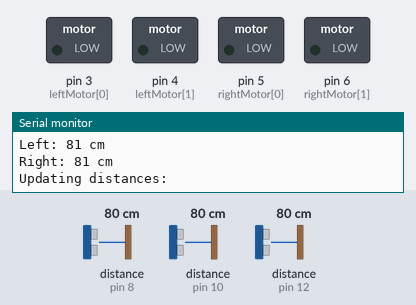
The sketch below on a simulated Arduino Uno, built with avr-gcc and run on an emulated ATmega328P. Shown: switched loads named in the sketch (green lamp = pin HIGH), the last lines printed to the serial monitor. Inputs (shaded band) come from the test bench; at power-on: distance to the obstacle (sensors on pin 8, pin 12, pin 10) 80 cm.

Above: at 4.2 s.
4.3 s: distance to the obstacle (sensor on pin 8) set to 84 cm
At 4.8 s:
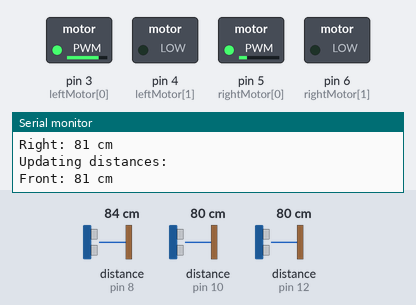
5.8 s: distance to the obstacle (sensor on pin 12) set to 120 cm
At 6.2 s:
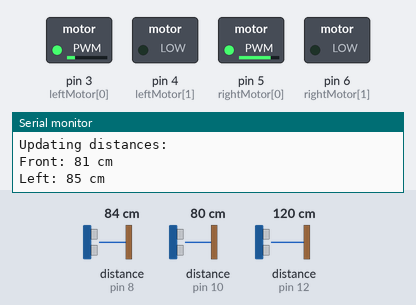
7.3 s: distance to the obstacle (sensor on pin 10) set to 250 cm
At 8.3 s:
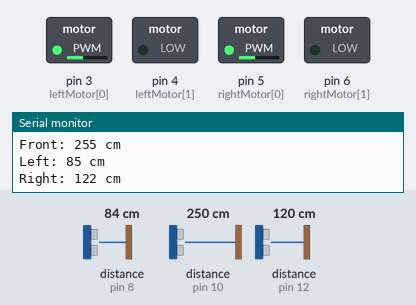
8.8 s: distance to the obstacle (sensor on pin 8) set to 250 cm
At 9.4 s:
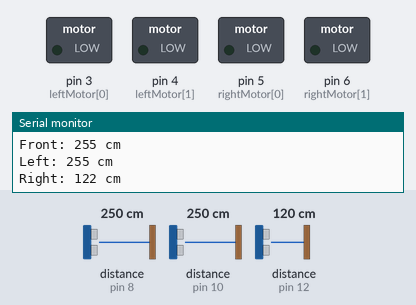
11.8 s: distance to the obstacle (sensor on pin 8) set to 2 cm
At 12.6 s:
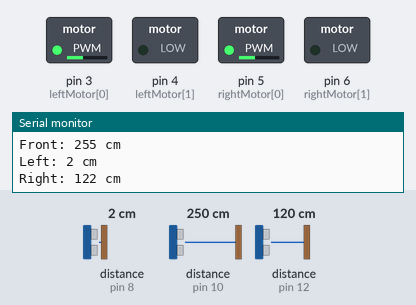
13.3 s: distance to the obstacle (sensor on pin 10) set to 18 cm
At 13.8 s:
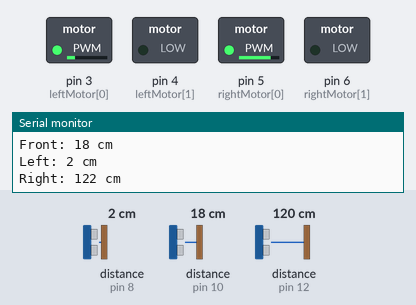
Timing chart, 0 to 15.9 s (numbered marks = the images above; inputs shaded):
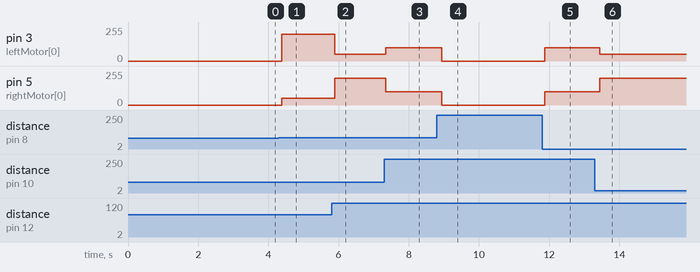

The sketch:

normal_condition.ino.ino
```cpp
#include "NewPing.h"

#define MAX_DISTANCE 400 // Maximum distance

// Init variables
int leftMotor[] = {3, 4};
int rightMotor[] = {5, 6};


void setup()
{
    Serial.begin(9600);
    for (int i = 0; i < 2; i++){
        pinMode(leftMotor[i], OUTPUT);
        pinMode(rightMotor[i], OUTPUT);
    }
    Serial.println("Serial initialized");
    delay(3000);
}


int leftDistance, frontDistance, rightDistance; // distance in CM

NewPing leftSonar(9, 8, MAX_DISTANCE);
NewPing frontSonar (11, 10, MAX_DISTANCE);
NewPing rightSonar (13, 12, MAX_DISTANCE);


void updateDistance()
{
    Serial.println("Updating distances: ");
    leftDistance = leftSonar.ping() / US_ROUNDTRIP_CM;
    frontDistance = frontSonar.ping() / US_ROUNDTRIP_CM;
    rightDistance = rightSonar.ping() / US_ROUNDTRIP_CM;

    Serial.println("Front: " + String(frontDistance) + " cm");
    Serial.println("Left: " + String(leftDistance) + " cm");
    Serial.println("Right: " + String(rightDistance) + " cm");
}


void Direction()
{
    if (leftDistance > rightDistance && leftDistance > frontDistance)
    {setMotors(0,0);
    delay(5);
    setMotors(200,50);}

    else if (rightDistance > leftDistance && rightDistance > frontDistance)
   { setMotors(0,0);
    delay(5);
    setMotors(50,200);}


    else if (frontDistance > leftDistance && frontDistance > rightDistance)

   { setMotors(100,100);
    delay(500);}


    else

    setMotors(0,0);
}

void setMotors(int l, int r)
{
    if (l >= 0 && r >= 0)
    {
        analogWrite(leftMotor[0], l);
        digitalWrite(leftMotor[1], LOW);
        analogWrite(rightMotor[0], r);
        digitalWrite(rightMotor[1], LOW);
    }

    else if (l < 0 && r < 0)
    {
        r = -r;
        l = -l;
        digitalWrite(leftMotor[0], LOW);
        analogWrite(leftMotor[1], l);
        digitalWrite(rightMotor[0], LOW);
        analogWrite(rightMotor[1], r);
    }

    else if (l > 0 && r < 0)
    {
        analogWrite(leftMotor[0], l);
        digitalWrite(leftMotor[1], LOW);
        digitalWrite(rightMotor[0], LOW);
        analogWrite(rightMotor[1], r);
    }

    else if (l < 0 && r > 0)
    {
        digitalWrite(leftMotor[0], LOW);
        analogWrite(leftMotor[1], l);
        analogWrite(rightMotor[0], r);
        digitalWrite(rightMotor[1], LOW);
    }

    else
    {
        digitalWrite(leftMotor[0], LOW);
        digitalWrite(leftMotor[1], LOW);
        digitalWrite(rightMotor[0], LOW);
        digitalWrite(rightMotor[1], LOW);
    }
}
void loop()
{
  updateDistance();
  Direction();

}
```

Measured:
- the behaviour switches between 80 and 81 cm on distance to the obstacle (sensor on pin 8) (found by bisection; images 0 and 1)
- after the input at 4.3 s, pin 3 (leftMotor[0]): 0/255 → 200/255 after 0.08 s; pin 5 (rightMotor[0]): 0/255 → 50/255 after 0.08 s
- after the input at 5.8 s, pin 3 (leftMotor[0]): 200/255 → 50/255 after 0.09 s; pin 5 (rightMotor[0]): 50/255 → 200/255 after 0.09 s
- after the input at 7.3 s, pin 3 (leftMotor[0]): 50/255 → 100/255 after 0.05 s; pin 5 (rightMotor[0]): 200/255 → 100/255 after 0.05 s
- after the input at 8.8 s, pin 3 (leftMotor[0]), pin 5 (rightMotor[0]): 100/255 → 0/255 after 0.15 s
- after the input at 11.8 s, pin 3 (leftMotor[0]), pin 5 (rightMotor[0]): 0/255 → 100/255 after 0.07 s
- after the input at 13.3 s, pin 3 (leftMotor[0]): 100/255 → 50/255 after 0.14 s; pin 5 (rightMotor[0]): 100/255 → 200/255 after 0.14 s
